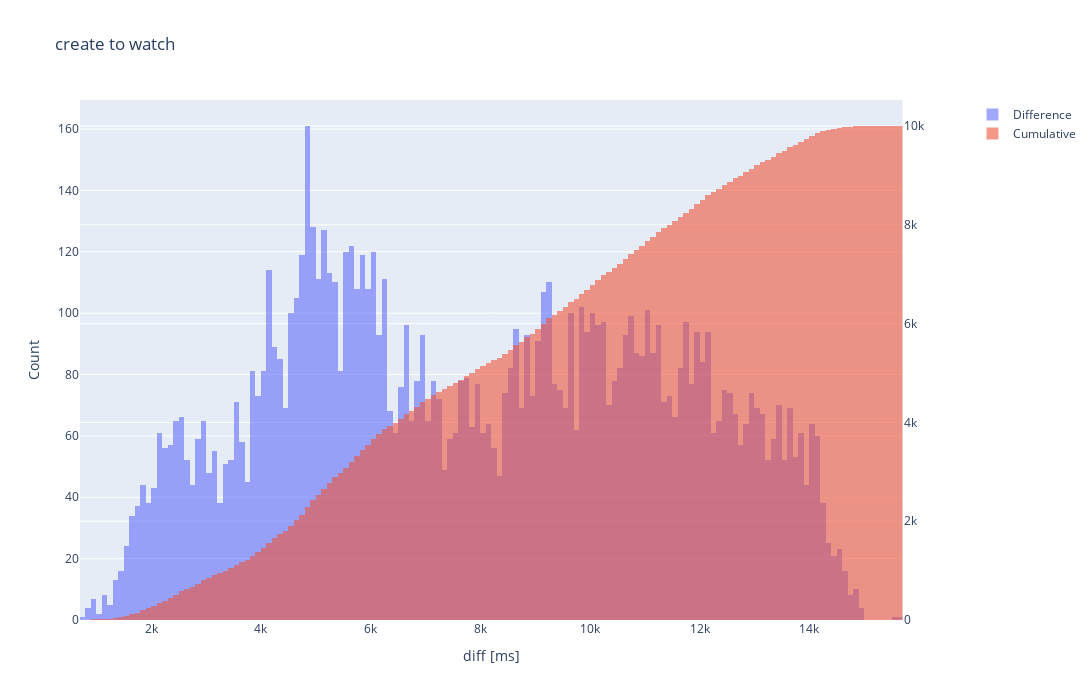

The cell this chart's notebook holds for it:
### Code cell
histogram_plotting("../timeline-2000nodes.csv", phase_change='{create watch 5s}', num_bins=150, state="Stateless")

### Figure 1 — Plotly figure (JSON) as saved in the notebook; plotly's stock layout.template omitted (floating-point values rounded to 4 significant figures; data arrays with more than 128 entries replaced by an {"elided": "..."} marker saying what was removed)
{"data": [{"name": "Difference", "nbinsx": 150, "opacity": 0.6, "type": "histogram", "x": {"elided": "10000 int values"}}, {"cumulative": {"enabled": true}, "name": "Cumulative", "nbinsx": 150, "opacity": 0.6, "type": "histogram", "x": {"elided": "10000 int values"}, "xaxis": "x", "yaxis": "y2"}], "layout": {"autosize": false, "height": 700, "title": {"text": "create to watch"}, "width": 1400, "xaxis": {"anchor": "y", "autorange": true, "domain": [0, 0.94], "range": [699.5, 15700.0], "title": {"text": "diff [ms]"}, "type": "linear"}, "yaxis": {"anchor": "x", "autorange": true, "domain": [0, 1], "range": [0, 169.5], "title": {"text": "Count"}}, "yaxis2": {"anchor": "x", "autorange": true, "overlaying": "y", "range": [0, 10530.0], "side": "right"}}}
